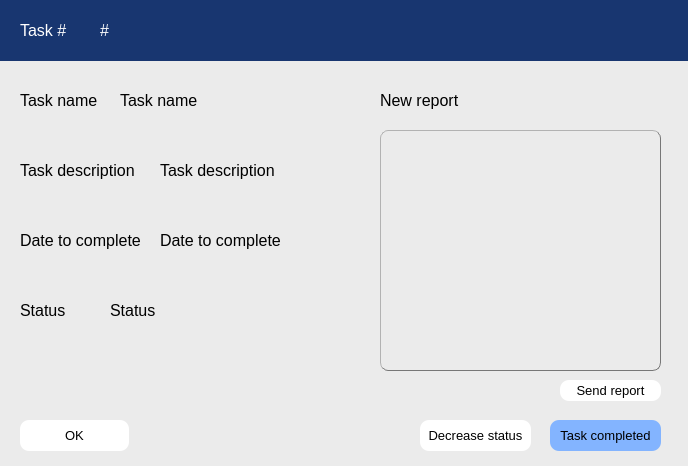
<?xml version="1.0" encoding="UTF-8"?>
<ui version="4.0">
 <class>TaskWindow</class>
 <widget class="QDialog" name="TaskWindow">
  <property name="geometry">
   <rect>
    <x>0</x>
    <y>0</y>
    <width>688</width>
    <height>466</height>
   </rect>
  </property>
  <property name="sizePolicy">
   <sizepolicy hsizetype="Maximum" vsizetype="Maximum">
    <horstretch>0</horstretch>
    <verstretch>0</verstretch>
   </sizepolicy>
  </property>
  <property name="minimumSize">
   <size>
    <width>688</width>
    <height>466</height>
   </size>
  </property>
  <property name="maximumSize">
   <size>
    <width>688</width>
    <height>466</height>
   </size>
  </property>
  <property name="font">
   <font>
    <family>Tahoma</family>
   </font>
  </property>
  <property name="windowTitle">
   <string>Task window</string>
  </property>
  <property name="styleSheet">
   <string notr="true">background-color: rgb(235, 235, 235);</string>
  </property>
  <widget class="QLabel" name="task_num">
   <property name="geometry">
    <rect>
     <x>20</x>
     <y>10</y>
     <width>111</width>
     <height>41</height>
    </rect>
   </property>
   <property name="font">
    <font>
     <family>Tahoma</family>
     <pointsize>12</pointsize>
    </font>
   </property>
   <property name="styleSheet">
    <string notr="true">background-color: rgb(255, 255, 255, 0);
color: rgb(255, 255, 255);</string>
   </property>
   <property name="text">
    <string>Task #</string>
   </property>
  </widget>
  <widget class="QLabel" name="task_name">
   <property name="geometry">
    <rect>
     <x>20</x>
     <y>80</y>
     <width>111</width>
     <height>41</height>
    </rect>
   </property>
   <property name="font">
    <font>
     <family>Tahoma</family>
     <pointsize>12</pointsize>
    </font>
   </property>
   <property name="styleSheet">
    <string notr="true">background-color: rgb(255, 255, 255, 0);
color: rgb(0, 0, 0);</string>
   </property>
   <property name="text">
    <string>Task name</string>
   </property>
  </widget>
  <widget class="QLabel" name="task_desc">
   <property name="geometry">
    <rect>
     <x>20</x>
     <y>150</y>
     <width>131</width>
     <height>41</height>
    </rect>
   </property>
   <property name="font">
    <font>
     <family>Tahoma</family>
     <pointsize>12</pointsize>
    </font>
   </property>
   <property name="styleSheet">
    <string notr="true">background-color: rgb(255, 255, 255, 0);
color: rgb(0, 0, 0);</string>
   </property>
   <property name="text">
    <string>Task description</string>
   </property>
  </widget>
  <widget class="QLabel" name="task_num2">
   <property name="geometry">
    <rect>
     <x>100</x>
     <y>10</y>
     <width>111</width>
     <height>41</height>
    </rect>
   </property>
   <property name="font">
    <font>
     <family>Tahoma</family>
     <pointsize>12</pointsize>
    </font>
   </property>
   <property name="styleSheet">
    <string notr="true">background-color: rgb(255, 255, 255, 0);
color: rgb(255, 255, 255);</string>
   </property>
   <property name="text">
    <string>#</string>
   </property>
  </widget>
  <widget class="QLabel" name="task_name2">
   <property name="geometry">
    <rect>
     <x>120</x>
     <y>80</y>
     <width>251</width>
     <height>41</height>
    </rect>
   </property>
   <property name="font">
    <font>
     <family>Tahoma</family>
     <pointsize>12</pointsize>
    </font>
   </property>
   <property name="styleSheet">
    <string notr="true">background-color: rgb(255, 255, 255, 0);
color: rgb(0, 0, 0);</string>
   </property>
   <property name="text">
    <string>Task name</string>
   </property>
  </widget>
  <widget class="QLabel" name="task_desc2">
   <property name="geometry">
    <rect>
     <x>160</x>
     <y>130</y>
     <width>211</width>
     <height>81</height>
    </rect>
   </property>
   <property name="font">
    <font>
     <family>Tahoma</family>
     <pointsize>12</pointsize>
    </font>
   </property>
   <property name="styleSheet">
    <string notr="true">background-color: rgb(255, 255, 255, 0);
color: rgb(0, 0, 0);</string>
   </property>
   <property name="text">
    <string>Task description</string>
   </property>
   <property name="wordWrap">
    <bool>true</bool>
   </property>
  </widget>
  <widget class="QPushButton" name="complete_button">
   <property name="geometry">
    <rect>
     <x>550</x>
     <y>420</y>
     <width>111</width>
     <height>31</height>
    </rect>
   </property>
   <property name="font">
    <font>
     <family>Tahoma</family>
     <pointsize>10</pointsize>
    </font>
   </property>
   <property name="styleSheet">
    <string notr="true">background-color: rgb(131, 180, 255);
border-radius: 9px;</string>
   </property>
   <property name="text">
    <string>Task completed</string>
   </property>
  </widget>
  <widget class="QPushButton" name="ok_button">
   <property name="geometry">
    <rect>
     <x>20</x>
     <y>420</y>
     <width>109</width>
     <height>31</height>
    </rect>
   </property>
   <property name="font">
    <font>
     <family>Tahoma</family>
     <pointsize>10</pointsize>
     <weight>50</weight>
     <bold>false</bold>
    </font>
   </property>
   <property name="styleSheet">
    <string notr="true">background-color: rgb(255, 255, 255);
border-radius: 9px;</string>
   </property>
   <property name="text">
    <string>OK</string>
   </property>
   <property name="flat">
    <bool>true</bool>
   </property>
  </widget>
  <widget class="QWidget" name="widget" native="true">
   <property name="geometry">
    <rect>
     <x>-10</x>
     <y>0</y>
     <width>741</width>
     <height>61</height>
    </rect>
   </property>
   <property name="styleSheet">
    <string notr="true">background-color: rgb(24, 54, 112);</string>
   </property>
  </widget>
  <widget class="QLabel" name="date_to_complete">
   <property name="geometry">
    <rect>
     <x>20</x>
     <y>220</y>
     <width>131</width>
     <height>41</height>
    </rect>
   </property>
   <property name="font">
    <font>
     <family>Tahoma</family>
     <pointsize>12</pointsize>
    </font>
   </property>
   <property name="styleSheet">
    <string notr="true">background-color: rgb(255, 255, 255, 0);
color: rgb(0, 0, 0);</string>
   </property>
   <property name="text">
    <string>Date to complete</string>
   </property>
  </widget>
  <widget class="QLabel" name="date_to_complete2">
   <property name="geometry">
    <rect>
     <x>160</x>
     <y>220</y>
     <width>171</width>
     <height>41</height>
    </rect>
   </property>
   <property name="font">
    <font>
     <family>Tahoma</family>
     <pointsize>12</pointsize>
    </font>
   </property>
   <property name="styleSheet">
    <string notr="true">background-color: rgb(255, 255, 255, 0);
color: rgb(0, 0, 0);</string>
   </property>
   <property name="text">
    <string>Date to complete</string>
   </property>
  </widget>
  <widget class="QLabel" name="new_report">
   <property name="geometry">
    <rect>
     <x>380</x>
     <y>80</y>
     <width>111</width>
     <height>41</height>
    </rect>
   </property>
   <property name="font">
    <font>
     <family>Tahoma</family>
     <pointsize>12</pointsize>
    </font>
   </property>
   <property name="styleSheet">
    <string notr="true">background-color: rgb(255, 255, 255, 0);
color: rgb(0, 0, 0);</string>
   </property>
   <property name="text">
    <string>New report</string>
   </property>
  </widget>
  <widget class="QLineEdit" name="new_report_input">
   <property name="geometry">
    <rect>
     <x>380</x>
     <y>130</y>
     <width>281</width>
     <height>241</height>
    </rect>
   </property>
   <property name="font">
    <font>
     <family>Tahoma</family>
     <pointsize>12</pointsize>
    </font>
   </property>
   <property name="styleSheet">
    <string notr="true">border: 1px;
border-color: rgb(119, 119, 119);
border-style: outset;
border-radius: 8px;</string>
   </property>
   <property name="text">
    <string/>
   </property>
  </widget>
  <widget class="QLabel" name="status">
   <property name="geometry">
    <rect>
     <x>20</x>
     <y>290</y>
     <width>131</width>
     <height>41</height>
    </rect>
   </property>
   <property name="font">
    <font>
     <family>Tahoma</family>
     <pointsize>12</pointsize>
    </font>
   </property>
   <property name="styleSheet">
    <string notr="true">background-color: rgb(255, 255, 255, 0);
color: rgb(0, 0, 0);</string>
   </property>
   <property name="text">
    <string>Status</string>
   </property>
  </widget>
  <widget class="QLabel" name="status2">
   <property name="geometry">
    <rect>
     <x>110</x>
     <y>290</y>
     <width>131</width>
     <height>41</height>
    </rect>
   </property>
   <property name="font">
    <font>
     <family>Tahoma</family>
     <pointsize>12</pointsize>
    </font>
   </property>
   <property name="styleSheet">
    <string notr="true">background-color: rgb(255, 255, 255, 0);
color: rgb(0, 0, 0);</string>
   </property>
   <property name="text">
    <string>Status</string>
   </property>
  </widget>
  <widget class="QPushButton" name="complete_button_2">
   <property name="geometry">
    <rect>
     <x>420</x>
     <y>420</y>
     <width>111</width>
     <height>31</height>
    </rect>
   </property>
   <property name="font">
    <font>
     <family>Tahoma</family>
     <pointsize>10</pointsize>
    </font>
   </property>
   <property name="styleSheet">
    <string notr="true">border-radius: 9px;
background-color: rgb(255, 255, 255);</string>
   </property>
   <property name="text">
    <string>Decrease status</string>
   </property>
  </widget>
  <widget class="QPushButton" name="report_button">
   <property name="geometry">
    <rect>
     <x>560</x>
     <y>380</y>
     <width>101</width>
     <height>21</height>
    </rect>
   </property>
   <property name="font">
    <font>
     <family>Tahoma</family>
     <pointsize>10</pointsize>
    </font>
   </property>
   <property name="styleSheet">
    <string notr="true">border-radius: 9px;
background-color: rgb(255, 255, 255);</string>
   </property>
   <property name="text">
    <string>Send report</string>
   </property>
  </widget>
  <zorder>complete_button</zorder>
  <zorder>task_name</zorder>
  <zorder>task_desc</zorder>
  <zorder>task_name2</zorder>
  <zorder>task_desc2</zorder>
  <zorder>ok_button</zorder>
  <zorder>widget</zorder>
  <zorder>task_num</zorder>
  <zorder>task_num2</zorder>
  <zorder>date_to_complete</zorder>
  <zorder>date_to_complete2</zorder>
  <zorder>new_report</zorder>
  <zorder>new_report_input</zorder>
  <zorder>status</zorder>
  <zorder>status2</zorder>
  <zorder>complete_button_2</zorder>
  <zorder>report_button</zorder>
 </widget>
 <resources/>
 <connections/>
</ui>
